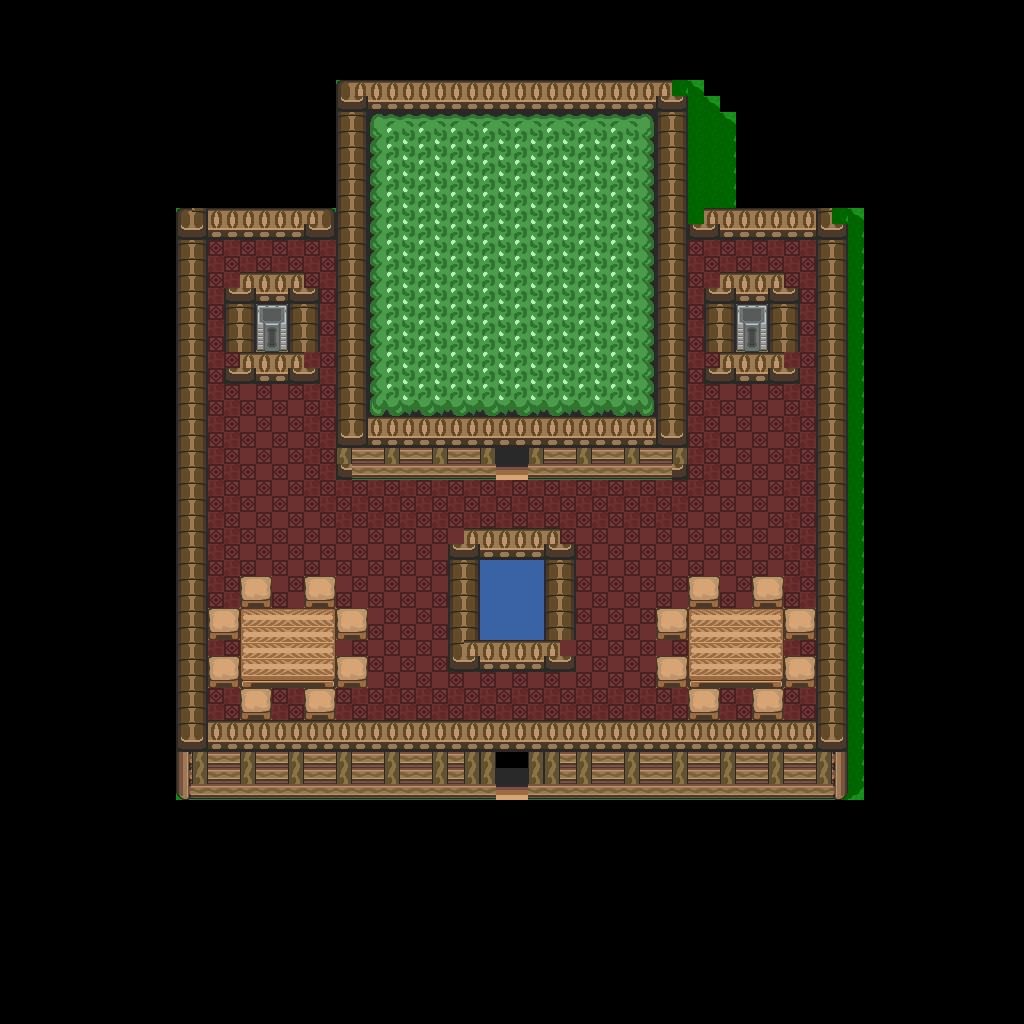

A level layout from a 2D game, rendered from its tile map. Below: a short description, then the map file with tile-grid data replaced by summaries:
An orthogonal 64x64 tile map with 16x16 px tiles, 1 tile layer (base), 2 hidden layers not drawn and 93 objects.

<map version="1.10" tiledversion="1.12.1" orientation="orthogonal" renderorder="right-down" width="64" height="64" tilewidth="16" tileheight="16" infinite="0" nextlayerid="4" nextobjectid="94">
 <tileset firstgid="1" source="../classiciphone_pics4.tsx" />
 <layer id="1" name="base" width="64" height="64">
  <data>[4096 cells, 1786 non-empty, 61 distinct tile ids]</data>
 </layer>
 <layer id="2" name="collision" width="64" height="64" visible="0">
  <properties><property name="collision" value="true" /></properties>
  <data>[4096 cells, 1096 non-empty, 1 distinct tile ids]</data>
 </layer>
 <layer id="3" name="water" width="64" height="64" visible="0">
  <properties><property name="terrain" value="water" /></properties>
  <data>[4096 cells, 20 non-empty, 1 distinct tile ids]</data>
 </layer>
 <objectgroup id="4" name="npcs">
  <object id="1" x="656.0" y="80.0" width="16" height="16">
   <properties>
    <property name="gani" value="corner-left.png" />
    <property name="script" type="string">-- Auto-converted from GraalScript
-- // NPC made by Kevin Azite (Lizardon)
-- if (created) {
end
-- if (playertouchsme) {
end</property>
   </properties>
  </object>
  <object id="2" x="352.0" y="80.0" width="16" height="16">
   <properties>
    <property name="gani" value="corner-right.png" />
    <property name="script" type="string">-- Auto-converted from GraalScript
-- // NPC made by Kevin Azite (Lizardon)
-- if (created) {
end
-- if (playertouchsme) {
end</property>
   </properties>
  </object>
  <object id="3" x="336.0" y="464.0" width="16" height="16">
   <properties>
    <property name="gani" value="botton_wood.gif" />
    <property name="script" type="string">-- Auto-converted from GraalScript
-- // NPC made by Kevin Azite (Lizardon)
-- if (created) {
end
-- if (playertouchsme) {
end</property>
   </properties>
  </object>
  <object id="4" x="384.0" y="464.0" width="16" height="16">
   <properties>
    <property name="gani" value="botton_wood.gif" />
    <property name="script" type="string">-- Auto-converted from GraalScript
-- // NPC made by Kevin Azite (Lizardon)
-- if (created) {
end
-- if (playertouchsme) {
end</property>
   </properties>
  </object>
  <object id="5" x="432.0" y="464.0" width="16" height="16">
   <properties>
    <property name="gani" value="botton_wood.gif" />
    <property name="script" type="string">-- Auto-converted from GraalScript
-- // NPC made by Kevin Azite (Lizardon)
-- if (created) {
end
-- if (playertouchsme) {
end</property>
   </properties>
  </object>
  <object id="6" x="480.0" y="464.0" width="16" height="16">
   <properties>
    <property name="gani" value="botton_wood.gif" />
    <property name="script" type="string">-- Auto-converted from GraalScript
-- // NPC made by Kevin Azite (Lizardon)
-- if (created) {
end
-- if (playertouchsme) {
end</property>
   </properties>
  </object>
  <object id="7" x="528.0" y="464.0" width="16" height="16">
   <properties>
    <property name="gani" value="botton_wood.gif" />
    <property name="script" type="string">-- Auto-converted from GraalScript
-- // NPC made by Kevin Azite (Lizardon)
-- if (created) {
end
-- if (playertouchsme) {
end</property>
   </properties>
  </object>
  <object id="8" x="576.0" y="464.0" width="16" height="16">
   <properties>
    <property name="gani" value="botton_wood.gif" />
    <property name="script" type="string">-- Auto-converted from GraalScript
-- // NPC made by Kevin Azite (Lizardon)
-- if (created) {
end
-- if (playertouchsme) {
end</property>
   </properties>
  </object>
  <object id="9" x="624.0" y="464.0" width="16" height="16">
   <properties>
    <property name="gani" value="botton_wood.gif" />
    <property name="script" type="string">-- Auto-converted from GraalScript
-- // NPC made by Kevin Azite (Lizardon)
-- if (created) {
end
-- if (playertouchsme) {
end</property>
   </properties>
  </object>
  <object id="10" x="672.0" y="464.0" width="16" height="16">
   <properties>
    <property name="gani" value="botton_wood.gif" />
    <property name="script" type="string">-- Auto-converted from GraalScript
-- // NPC made by Kevin Azite (Lizardon)
-- if (created) {
end
-- if (playertouchsme) {
end</property>
   </properties>
  </object>
  <object id="11" x="816.0" y="208.0" width="16" height="16">
   <properties>
    <property name="gani" value="corner-left.png" />
    <property name="script" type="string">-- Auto-converted from GraalScript
-- // NPC made by Kevin Azite (Lizardon)
-- if (created) {
end
-- if (playertouchsme) {
end</property>
   </properties>
  </object>
  <object id="12" x="704.0" y="208.0" width="16" height="16">
   <properties>
    <property name="gani" value="corner-right.png" />
    <property name="script" type="string">-- Auto-converted from GraalScript
-- // NPC made by Kevin Azite (Lizardon)
-- if (created) {
end
-- if (playertouchsme) {
end</property>
   </properties>
  </object>
  <object id="13" x="352.0" y="416.0" width="16" height="16">
   <properties>
    <property name="gani" value="corner-right.png" />
    <property name="script" type="string">-- Auto-converted from GraalScript
-- // NPC made by Kevin Azite (Lizardon)
-- if (created) {
end
-- if (playertouchsme) {
end</property>
   </properties>
  </object>
  <object id="14" x="672.0" y="416.0" width="16" height="16">
   <properties>
    <property name="gani" value="corner-right.png" />
    <property name="script" type="string">-- Auto-converted from GraalScript
-- // NPC made by Kevin Azite (Lizardon)
-- if (created) {
end
-- if (playertouchsme) {
end</property>
   </properties>
  </object>
  <object id="15" x="336.0" y="416.0" width="16" height="16">
   <properties>
    <property name="gani" value="corner-left.png" />
    <property name="script" type="string">-- Auto-converted from GraalScript
-- // NPC made by Kevin Azite (Lizardon)
-- if (created) {
end
-- if (playertouchsme) {
end</property>
   </properties>
  </object>
  <object id="16" x="656.0" y="416.0" width="16" height="16">
   <properties>
    <property name="gani" value="corner-left.png" />
    <property name="script" type="string">-- Auto-converted from GraalScript
-- // NPC made by Kevin Azite (Lizardon)
-- if (created) {
end
-- if (playertouchsme) {
end</property>
   </properties>
  </object>
  <object id="17" x="816.0" y="720.0" width="16" height="16">
   <properties>
    <property name="gani" value="corner-left.png" />
    <property name="script" type="string">-- Auto-converted from GraalScript
-- // NPC made by Kevin Azite (Lizardon)
-- if (created) {
end
-- if (playertouchsme) {
end</property>
   </properties>
  </object>
  <object id="18" x="832.0" y="720.0" width="16" height="16">
   <properties>
    <property name="gani" value="corner-right.png" />
    <property name="script" type="string">-- Auto-converted from GraalScript
-- // NPC made by Kevin Azite (Lizardon)
-- if (created) {
end
-- if (playertouchsme) {
end</property>
   </properties>
  </object>
  <object id="19" x="304.0" y="208.0" width="16" height="16">
   <properties>
    <property name="gani" value="corner-left.png" />
    <property name="script" type="string">-- Auto-converted from GraalScript
-- // NPC made by Kevin Azite (Lizardon)
-- if (created) {
end
-- if (playertouchsme) {
end</property>
   </properties>
  </object>
  <object id="20" x="176.0" y="720.0" width="16" height="16">
   <properties>
    <property name="gani" value="corner-left.png" />
    <property name="script" type="string">-- Auto-converted from GraalScript
-- // NPC made by Kevin Azite (Lizardon)
-- if (created) {
end
-- if (playertouchsme) {
end</property>
   </properties>
  </object>
  </objectgroup>
</map>
<!-- 73 of 93 objects omitted -->
